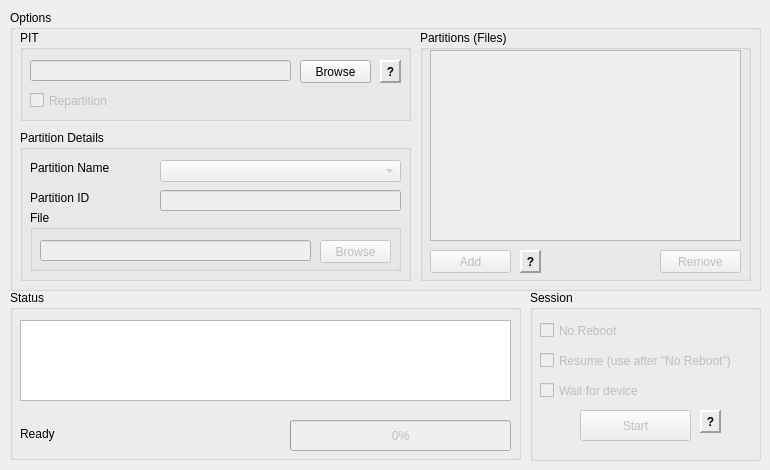
    <widget class="QWidget" name="flashTab">
     <attribute name="title">
      <string>Flash</string>
     </attribute>
     <widget class="QGroupBox" name="statusGroup">
      <property name="geometry">
       <rect>
        <x>10</x>
        <y>290</y>
        <width>511</width>
        <height>170</height>
       </rect>
      </property>
      <property name="title">
       <string>Status</string>
      </property>
      <widget class="QProgressBar" name="flashProgressBar">
       <property name="enabled">
        <bool>false</bool>
       </property>
       <property name="geometry">
        <rect>
         <x>280</x>
         <y>130</y>
         <width>221</width>
         <height>31</height>
        </rect>
       </property>
       <property name="value">
        <number>0</number>
       </property>
      </widget>
      <widget class="QPlainTextEdit" name="outputPlainTextEdit">
       <property name="enabled">
        <bool>true</bool>
       </property>
       <property name="geometry">
        <rect>
         <x>10</x>
         <y>30</y>
         <width>491</width>
         <height>81</height>
        </rect>
       </property>
       <property name="undoRedoEnabled">
        <bool>false</bool>
       </property>
       <property name="readOnly">
        <bool>true</bool>
       </property>
       <property name="plainText">
        <string notr="true"/>
       </property>
      </widget>
      <widget class="QLabel" name="flashLabel">
       <property name="geometry">
        <rect>
         <x>10</x>
         <y>130</y>
         <width>261</width>
         <height>21</height>
        </rect>
       </property>
       <property name="layoutDirection">
        <enum>Qt::RightToLeft</enum>
       </property>
       <property name="text">
        <string notr="true">Ready</string>
       </property>
       <property name="textFormat">
        <enum>Qt::PlainText</enum>
       </property>
       <property name="alignment">
        <set>Qt::AlignBottom|Qt::AlignLeading|Qt::AlignLeft</set>
       </property>
      </widget>
     </widget>
     <widget class="QGroupBox" name="optionsGroup">
      <property name="geometry">
       <rect>
        <x>10</x>
        <y>10</y>
        <width>751</width>
        <height>281</height>
       </rect>
      </property>
      <property name="title">
       <string>Options</string>
      </property>
      <widget class="QGroupBox" name="pitGroup">
       <property name="geometry">
        <rect>
         <x>10</x>
         <y>20</y>
         <width>391</width>
         <height>91</height>
        </rect>
       </property>
       <property name="title">
        <string>PIT</string>
       </property>
       <widget class="QLineEdit" name="pitLineEdit">
        <property name="enabled">
         <bool>false</bool>
        </property>
        <property name="geometry">
         <rect>
          <x>10</x>
          <y>30</y>
          <width>261</width>
          <height>21</height>
         </rect>
        </property>
        <property name="readOnly">
         <bool>true</bool>
        </property>
       </widget>
       <widget class="QPushButton" name="pitBrowseButton">
        <property name="enabled">
         <bool>true</bool>
        </property>
        <property name="geometry">
         <rect>
          <x>280</x>
          <y>30</y>
          <width>71</width>
          <height>23</height>
         </rect>
        </property>
        <property name="focusPolicy">
         <enum>Qt::NoFocus</enum>
        </property>
        <property name="text">
         <string>Browse</string>
        </property>
        <property name="autoDefault">
         <bool>false</bool>
        </property>
        <property name="default">
         <bool>false</bool>
        </property>
        <property name="flat">
         <bool>false</bool>
        </property>
       </widget>
       <widget class="QLabel" name="pitBrowseTipLabel">
        <property name="enabled">
         <bool>true</bool>
        </property>
        <property name="geometry">
         <rect>
          <x>360</x>
          <y>30</y>
          <width>21</width>
          <height>23</height>
         </rect>
        </property>
        <property name="font">
         <font>
          <weight>75</weight>
          <bold>true</bold>
         </font>
        </property>
        <property name="toolTip">
         <string notr="true">You can retrieve/download your device's PIT file from the Utilities tab.</string>
        </property>
        <property name="statusTip">
         <string notr="true"/>
        </property>
        <property name="whatsThis">
         <string notr="true"/>
        </property>
        <property name="frameShape">
         <enum>QFrame::Panel</enum>
        </property>
        <property name="frameShadow">
         <enum>QFrame::Raised</enum>
        </property>
        <property name="lineWidth">
         <number>2</number>
        </property>
        <property name="midLineWidth">
         <number>0</number>
        </property>
        <property name="text">
         <string>?</string>
        </property>
        <property name="alignment">
         <set>Qt::AlignCenter</set>
        </property>
       </widget>
       <widget class="QCheckBox" name="repartitionCheckBox">
        <property name="enabled">
         <bool>false</bool>
        </property>
        <property name="geometry">
         <rect>
          <x>10</x>
          <y>60</y>
          <width>131</width>
          <height>21</height>
         </rect>
        </property>
        <property name="toolTip">
         <string notr="true">Repartitioning will wipe all data for your phone and install the selected PIT file.</string>
        </property>
        <property name="text">
         <string>Repartition</string>
        </property>
       </widget>
      </widget>
      <widget class="QGroupBox" name="partitionGroup">
       <property name="geometry">
        <rect>
         <x>10</x>
         <y>120</y>
         <width>391</width>
         <height>151</height>
        </rect>
       </property>
       <property name="title">
        <string>Partition Details</string>
       </property>
       <widget class="QComboBox" name="partitionNameComboBox">
        <property name="enabled">
         <bool>false</bool>
        </property>
        <property name="geometry">
         <rect>
          <x>140</x>
          <y>30</y>
          <width>241</width>
          <height>22</height>
         </rect>
        </property>
       </widget>
       <widget class="QLabel" name="partitionNameLabel">
        <property name="geometry">
         <rect>
          <x>10</x>
          <y>30</y>
          <width>121</width>
          <height>16</height>
         </rect>
        </property>
        <property name="text">
         <string>Partition Name</string>
        </property>
       </widget>
       <widget class="QLabel" name="partitionIdLabel">
        <property name="geometry">
         <rect>
          <x>10</x>
          <y>60</y>
          <width>121</width>
          <height>16</height>
         </rect>
        </property>
        <property name="text">
         <string>Partition ID</string>
        </property>
       </widget>
       <widget class="QGroupBox" name="partitionFileGroup">
        <property name="geometry">
         <rect>
          <x>10</x>
          <y>80</y>
          <width>371</width>
          <height>61</height>
         </rect>
        </property>
        <property name="title">
         <string>File</string>
        </property>
        <widget class="QLineEdit" name="partitionFileLineEdit">
         <property name="enabled">
          <bool>false</bool>
         </property>
         <property name="geometry">
          <rect>
           <x>10</x>
           <y>30</y>
           <width>271</width>
           <height>21</height>
          </rect>
         </property>
         <property name="readOnly">
          <bool>true</bool>
         </property>
        </widget>
        <widget class="QPushButton" name="partitionFileBrowseButton">
         <property name="enabled">
          <bool>false</bool>
         </property>
         <property name="geometry">
          <rect>
           <x>290</x>
           <y>30</y>
           <width>71</width>
           <height>23</height>
          </rect>
         </property>
         <property name="text">
          <string>Browse</string>
         </property>
        </widget>
       </widget>
       <widget class="QLineEdit" name="partitionIdLineEdit">
        <property name="enabled">
         <bool>false</bool>
        </property>
        <property name="geometry">
         <rect>
          <x>140</x>
          <y>60</y>
          <width>241</width>
          <height>21</height>
         </rect>
        </property>
        <property name="readOnly">
         <bool>true</bool>
        </property>
       </widget>
      </widget>
      <widget class="QGroupBox" name="partitionsGroup">
       <property name="geometry">
        <rect>
         <x>410</x>
         <y>20</y>
         <width>331</width>
         <height>251</height>
        </rect>
       </property>
       <property name="title">
        <string>Partitions (Files)</string>
       </property>
       <widget class="QPushButton" name="addPartitionButton">
        <property name="enabled">
         <bool>false</bool>
        </property>
        <property name="geometry">
         <rect>
          <x>10</x>
          <y>220</y>
          <width>81</width>
          <height>23</height>
         </rect>
        </property>
        <property name="text">
         <string>Add</string>
        </property>
       </widget>
       <widget class="QListWidget" name="partitionsListWidget">
        <property name="enabled">
         <bool>false</bool>
        </property>
        <property name="geometry">
         <rect>
          <x>10</x>
          <y>20</y>
          <width>311</width>
          <height>191</height>
         </rect>
        </property>
       </widget>
       <widget class="QPushButton" name="removePartitionButton">
        <property name="enabled">
         <bool>false</bool>
        </property>
        <property name="geometry">
         <rect>
          <x>240</x>
          <y>220</y>
          <width>81</width>
          <height>23</height>
         </rect>
        </property>
        <property name="text">
         <string>Remove</string>
        </property>
       </widget>
       <widget class="QLabel" name="addPartitionTipLabel">
        <property name="geometry">
         <rect>
          <x>100</x>
          <y>220</y>
          <width>21</width>
          <height>23</height>
         </rect>
        </property>
        <property name="font">
         <font>
          <weight>75</weight>
          <bold>true</bold>
         </font>
        </property>
        <property name="toolTip">
         <string notr="true">Use the &quot;Add&quot; button to add additional files to be flashed.</string>
        </property>
        <property name="frameShape">
         <enum>QFrame::Panel</enum>
        </property>
        <property name="frameShadow">
         <enum>QFrame::Raised</enum>
        </property>
        <property name="lineWidth">
         <number>2</number>
        </property>
        <property name="midLineWidth">
         <number>0</number>
        </property>
        <property name="text">
         <string>?</string>
        </property>
        <property name="alignment">
         <set>Qt::AlignCenter</set>
        </property>
       </widget>
      </widget>
     </widget>
     <widget class="QGroupBox" name="sessionGroup">
      <property name="geometry">
       <rect>
        <x>530</x>
        <y>290</y>
        <width>231</width>
        <height>171</height>
       </rect>
      </property>
      <property name="title">
       <string>Session</string>
      </property>
      <widget class="QCheckBox" name="noRebootCheckBox">
       <property name="enabled">
        <bool>false</bool>
       </property>
       <property name="geometry">
        <rect>
         <x>10</x>
         <y>30</y>
         <width>211</width>
         <height>21</height>
        </rect>
       </property>
       <property name="toolTip">
        <string notr="true">Can be enabled to prevent your device rebooting after the flash finishes.</string>
       </property>
       <property name="text">
        <string>No Reboot</string>
       </property>
      </widget>
      <widget class="QCheckBox" name="resumeCheckbox">
       <property name="enabled">
        <bool>false</bool>
       </property>
       <property name="geometry">
        <rect>
         <x>10</x>
         <y>60</y>
         <width>211</width>
         <height>21</height>
        </rect>
       </property>
       <property name="toolTip">
        <string notr="true">Resume flash action, to be used after &quot;No Reboot&quot; was used.</string>
       </property>
       <property name="text">
        <string>Resume (use after &quot;No Reboot&quot;)</string>
       </property>
      </widget>
      <widget class="QCheckBox" name="waitForDeviceCheckbox">
       <property name="enabled">
        <bool>false</bool>
       </property>
       <property name="geometry">
        <rect>
         <x>10</x>
         <y>90</y>
         <width>211</width>
         <height>21</height>
        </rect>
       </property>
       <property name="toolTip">
        <string notr="true">If enabled then Heimdall waits until a compatible device is connected and then flashes.</string>
       </property>
       <property name="text">
        <string>Wait for device</string>
       </property>
      </widget>
      <widget class="QPushButton" name="startFlashButton">
       <property name="enabled">
        <bool>false</bool>
       </property>
       <property name="geometry">
        <rect>
         <x>50</x>
         <y>120</y>
         <width>111</width>
         <height>31</height>
        </rect>
       </property>
       <property name="text">
        <string>Start</string>
       </property>
      </widget>
      <widget class="QLabel" name="startFlashTipLabel">
       <property name="geometry">
        <rect>
         <x>170</x>
         <y>120</y>
         <width>21</width>
         <height>23</height>
        </rect>
       </property>
       <property name="font">
        <font>
         <weight>75</weight>
         <bold>true</bold>
        </font>
       </property>
       <property name="toolTip">
        <string notr="true">The &quot;Start&quot; button will remain inactive until at least one partition/file is added.</string>
       </property>
       <property name="frameShape">
        <enum>QFrame::Panel</enum>
       </property>
       <property name="frameShadow">
        <enum>QFrame::Raised</enum>
       </property>
       <property name="lineWidth">
        <number>2</number>
       </property>
       <property name="midLineWidth">
        <number>0</number>
       </property>
       <property name="text">
        <string>?</string>
       </property>
       <property name="alignment">
        <set>Qt::AlignCenter</set>
       </property>
      </widget>
     </widget>
    </widget>
